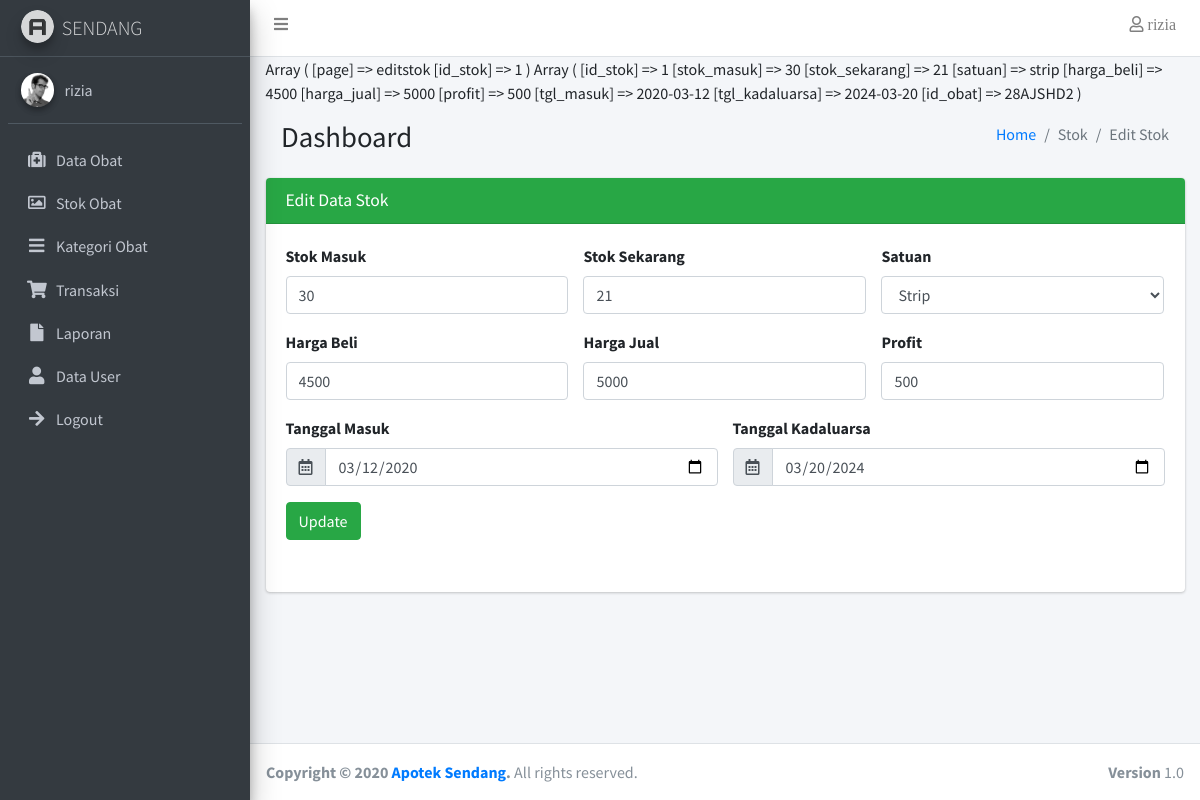
Screenshot of /index.php?page=editstok&id_stok=1 (signed in) with the database file from the repository.
### tables this page shows
CREATE TABLE `stok` (
  `id_stok` int(11) NOT NULL,
  `stok_masuk` int(11) DEFAULT NULL,
  `stok_sekarang` int(11) DEFAULT NULL,
  `satuan` varchar(50) DEFAULT NULL,
  `harga_beli` int(100) DEFAULT NULL,
  `harga_jual` int(100) DEFAULT NULL,
  `profit` int(100) DEFAULT NULL,
  `tgl_masuk` date DEFAULT NULL,
  `tgl_kadaluarsa` date DEFAULT NULL,
  `id_obat` varchar(11) DEFAULT NULL
);

### stok/edit_stok.php (the view, shortened to what this page needs)
<?php
$id_stok = $_GET['id_stok'];
$ambil=$koneksi->query("SELECT * FROM stok
WHERE id_stok='$id_stok'");
print_r($_GET);
$data=$ambil->fetch_array(MYSQLI_ASSOC);
print_r($data);
?>
      <section class="content-header">
          <div class="container-fluid">
              <div class="row mb-2">
                  <div class="col-sm-6">
                      <h1>Dashboard</h1>
                  </div>
                  <div class="col-sm-6">
                      <ol class="breadcrumb float-sm-right">
                          <li class="breadcrumb-item"><a href="#">Home</a></li>
                          <li class="breadcrumb-item active">Stok</li>
                          <li class="breadcrumb-item active">Edit Stok</li>
                      </ol>
                  </div>
              </div>
          </div>
      </section>
<div class="row">
    <div class="col-md-12">
        <div class="card card-success">
            <div class="card-header">
                <h3 class="card-title">Edit Data Stok</h3>
            </div>
            <form role="form" method="POST" action="index.php?page=updatestok">
                <div class="card-body">
                    <div class="row">
                        <div class="col-md-12">
                            <div class="row">
                                <div class="col-sm-4">
                                    <div class="form-group">
                                        <label for="stok_masuk">Stok Masuk</label>
                                        <input type="number" class="form-control" id="stok_masuk" name="stok_masuk" value="<?php echo $data['stok_masuk'] ?>">
                                    </div>
                                </div>
                                <div class="col-sm-4">
                                    <div class="form-group">
                                        <label for="stok_sekarang">Stok Sekarang</label>
                                        <input type="number" class="form-control" id="stok_sekarang" name="stok_sekarang" value="<?php echo $data['stok_sekarang'] ?>" >
                                    </div>
                                </div>
                                <div class="col-sm-4">
                                    <div class="form-group">
                                        <label for="satuan">Satuan</label>
                                        <select class="form-control select2" id="satuan" name="satuan" style="width: 100%;" value="<?php echo $data['satuan'] ?>">
                                            <option selected="selected">Strip</option>
                                        </select>
                                    </div>
                                </div>
                            </div>
                            <div class="row">
                                <div class="col-sm-4">
                                    <div class="form-group">
                                        <label for="harga_beli">Harga Beli</label>
                                        <input type="number" class="form-control" id="harga_beli" name="harga_beli" value="<?php echo $data['harga_beli'] ?>">
                                    </div>
                                </div>
                                <div class="col-sm-4">
                                    <div class="form-group">
                                        <label for="harga_jual">Harga Jual</label>
                                        <input type="number" class="form-control" id="harga_jual" name="harga_jual" value="<?php echo $data['harga_jual'] ?>">
                                    </div>
                                </div>
                                <div class="col-sm-4">
                                    <div class="form-group">
                                        <label for="profit">Profit</label>
                                        <input type="number" class="form-control" id="profit" name="profit" value="<?php echo $data['profit'] ?>">
                                    </div>
                                </div>
                            </div>
                            <div class="row">
                                <div class="col-sm-6">
                            <div class="form-group">
                                <label for="tgl_masuk">Tanggal Masuk</label>
                                <div class="input-group">
                                    <div class="input-group-prepend">
                                        <span class="input-group-text">
                                            <i class="far fa-calendar-alt"></i>
                                        </span>
                                    </div>
                                    <input type="date" class="form-control float-right" id="tgl_masuk" name="tgl_masuk" value="<?php echo $data['tgl_masuk'] ?>">
                                </div>
                            </div>
                            </div>
                            <div class="col-sm-6">
                            <div class="form-group">
                                <label for="tgl_kadaluarsa">Tanggal Kadaluarsa</label>
                                <div class="input-group">
                                    <div class="input-group-prepend">
                                        <span class="input-group-text">
                                            <i class="far fa-calendar-alt"></i>
                                        </span>
                                    </div>
                                    <input type="date" class="form-control float-right" id="tgl_kadaluarsa" name="tgl_kadaluarsa" value="<?php echo $data['tgl_kadaluarsa'] ?>">
                                </div>
                            </div>
                            </div>
                            </div>
                            <div class="form-group">
                                <button type="submit" name="simpan" class="btn btn-success pull-right">Update</button>
                            </div>
                        </div>
                    </div>
                </div>
            </form>
        </div>
    </div>
</div>

### rows the page displays
stok: stok_masuk "30", stok_sekarang "21", satuan "Strip", harga_beli "4500", harga_jual "5000", profit "500", tgl_masuk "03/12/2020", tgl_kadaluarsa "03/20/2024"

### other values shown
$_SESSION['nama'] "rizia"
